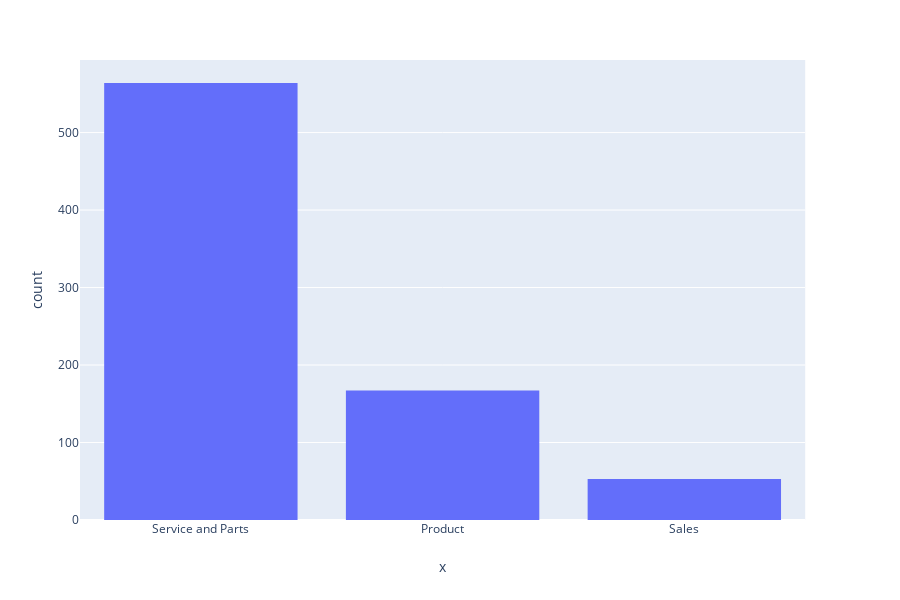

The code cell stored with this chart in its notebook:
### Code cell
fig = px.histogram(tips, x=complaint2["Area 2"])
fig.show()

### Figure 1 — Plotly figure (JSON) as saved in the notebook; plotly's stock layout.template omitted (floating-point values rounded to 4 significant figures; data arrays with more than 128 entries replaced by an {"elided": "..."} marker saying what was removed)
{"data": [{"alignmentgroup": "True", "bingroup": "x", "hoverlabel": {"namelength": 0}, "hovertemplate": "x=%{x}<br>count=%{y}", "legendgroup": "", "marker": {"color": "#636efa"}, "name": "", "offsetgroup": "", "orientation": "v", "showlegend": false, "type": "histogram", "x": {"elided": "784 str values"}, "xaxis": "x", "yaxis": "y"}], "layout": {"barmode": "relative", "height": 600, "legend": {"tracegroupgap": 0}, "margin": {"t": 60}, "xaxis": {"anchor": "y", "domain": [0, 0.98], "title": {"text": "x"}}, "yaxis": {"anchor": "x", "domain": [0, 1], "title": {"text": "count"}}}}
